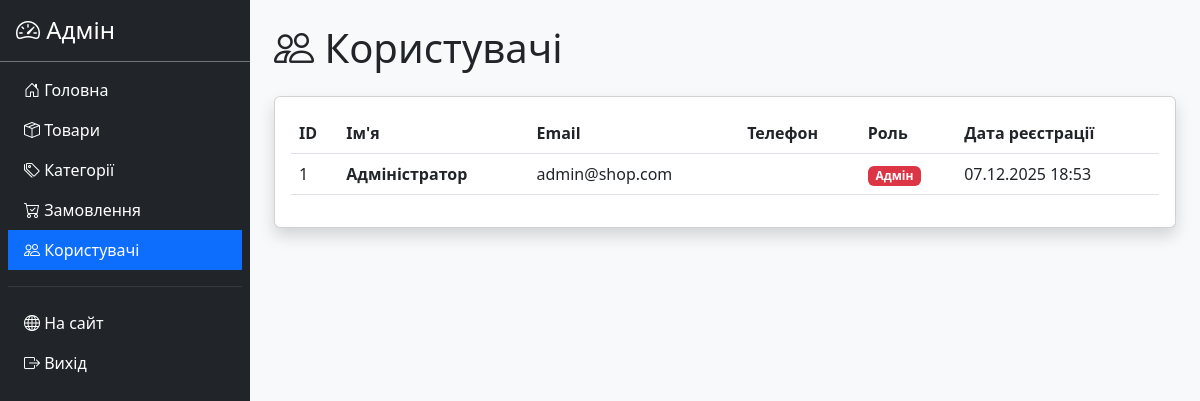
The page /admin/users.php (signed in) on the database its author committed.
### tables this page shows
CREATE TABLE users (
    id INT AUTO_INCREMENT PRIMARY KEY,
    email VARCHAR(255) UNIQUE NOT NULL,
    password VARCHAR(255) NOT NULL,
    full_name VARCHAR(255) NOT NULL,
    phone VARCHAR(20),
    role ENUM('user', 'admin') DEFAULT 'user',
    created_at TIMESTAMP DEFAULT CURRENT_TIMESTAMP,
    INDEX idx_email (email)
);

### config.php (called while the page is built, shortened)
<?php
function e($str) {
    return htmlspecialchars($str ?? '', ENT_QUOTES, 'UTF-8');
}
?>

### admin/users.php (the view, shortened to what this page needs)
<?php
require_once '../config.php';
$users = $pdo->query("SELECT * FROM users ORDER BY created_at DESC")->fetchAll();
?>
<!DOCTYPE html>
<html lang="uk">
<head>
    <link href="https://cdn.jsdelivr.net/npm/bootstrap@5.3.0/dist/css/bootstrap.min.css" rel="stylesheet">
    <link rel="stylesheet" href="https://cdn.jsdelivr.net/npm/bootstrap-icons@1.10.0/font/bootstrap-icons.css">
</head>
<body>
    <div class="d-flex">
        <?php include 'sidebar.php'; ?>
        <div class="flex-grow-1 p-4 bg-light">
            <h1 class="mb-4"><i class="bi bi-people"></i> Користувачі</h1>
            <div class="card shadow">
                <div class="card-body">
                    <table class="table table-hover">
                        <thead>
                            <tr>
                                <th>ID</th>
                                <th>Ім'я</th>
                                <th>Email</th>
                                <th>Телефон</th>
                                <th>Роль</th>
                                <th>Дата реєстрації</th>
                            </tr>
                        </thead>
                        <tbody>
                            <?php foreach ($users as $user): ?>
                                <tr>
                                    <td><?= $user['id'] ?></td>
                                    <td><strong><?= e($user['full_name']) ?></strong></td>
                                    <td><?= e($user['email']) ?></td>
                                    <td><?= e($user['phone']) ?></td>
                                    <td>
                                        <?php if ($user['role'] == 'admin'): ?>
                                            <span class="badge bg-danger">Адмін</span>
                                        <?php else: ?>
                                            <span class="badge bg-primary">Користувач</span>
                                        <?php endif; ?>
                                    </td>
                                    <td><?= date('d.m.Y H:i', strtotime($user['created_at'])) ?></td>
                                </tr>
                            <?php endforeach; ?>
                        </tbody>
                    </table>
                </div>
            </div>
        </div>
    </div>
</body>
</html>

### rows shown on the page
users: id "1", full_name "Адміністратор", email "admin@shop.com", role "Адмін", created_at "07.12.2025 18:53"
